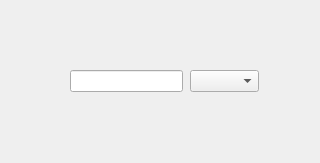
<?xml version="1.0" encoding="UTF-8"?>
<ui version="4.0">
 <class>InputFilenameDialog</class>
 <widget class="QDialog" name="InputFilenameDialog">
  <property name="geometry">
   <rect>
    <x>0</x>
    <y>0</y>
    <width>320</width>
    <height>163</height>
   </rect>
  </property>
  <property name="windowTitle">
   <string>Dialog</string>
  </property>
  <widget class="QLineEdit" name="filename_line_edit">
   <property name="geometry">
    <rect>
     <x>70</x>
     <y>70</y>
     <width>113</width>
     <height>22</height>
    </rect>
   </property>
  </widget>
  <widget class="QComboBox" name="file_type_combo_box">
   <property name="geometry">
    <rect>
     <x>190</x>
     <y>70</y>
     <width>69</width>
     <height>22</height>
    </rect>
   </property>
  </widget>
 </widget>
 <resources/>
 <connections/>
</ui>
